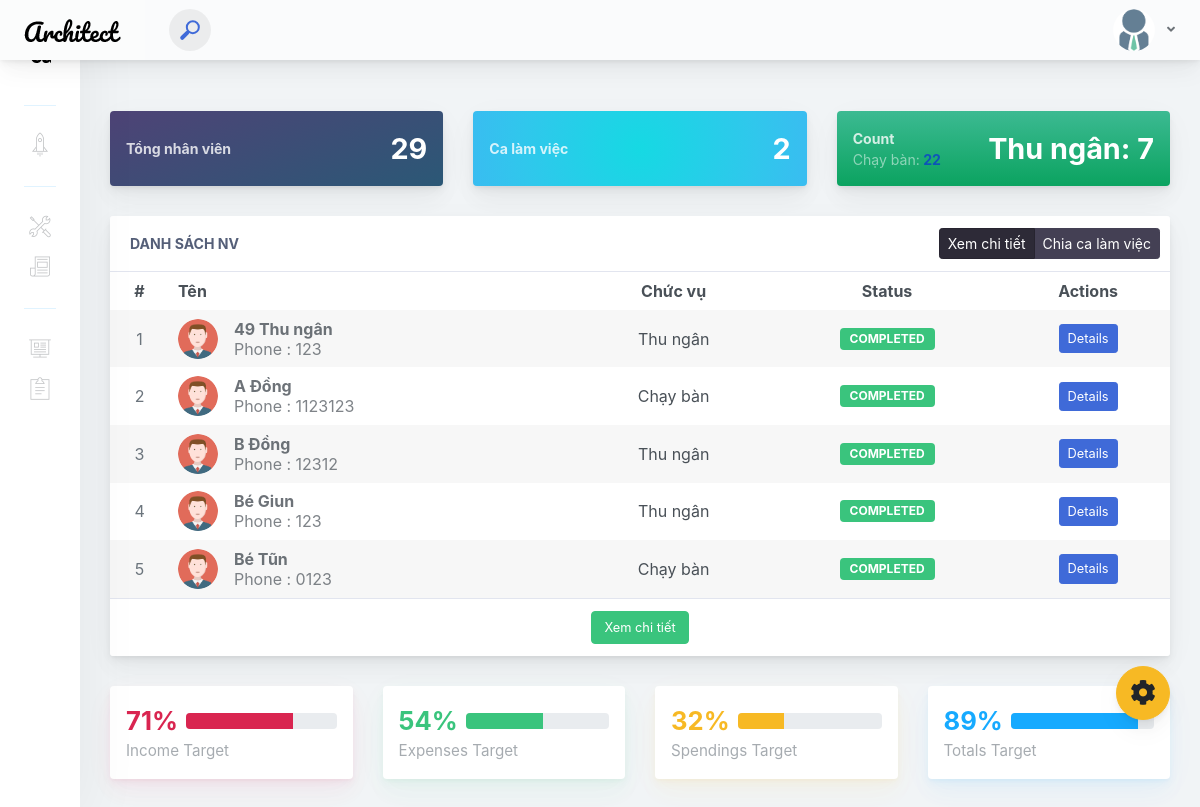
The page / on the database its author committed.
### tables this page shows
CREATE TABLE `nhanvien` (
  `id` int(20) UNSIGNED NOT NULL,
  `ten` varchar(60) DEFAULT NULL,
  `sdt` varchar(60) DEFAULT NULL,
  `chucvu` varchar(50) NOT NULL,
  `calamviec` varchar(20) NOT NULL,
  `ghichu` text NOT NULL,
  `count` varchar(150) NOT NULL
);

### index.php (the view, shortened to what the rows shown need)
<?php
include 'lib/database.php';
?>
<!doctype html>
<html lang="vi">
<?php include 'head.php';?>
<body>
    <div class="app-container app-theme-white body-tabs-shadow fixed-sidebar fixed-header">
                <div class="app-main">
                <div class="app-sidebar sidebar-shadow">
<?php
$filepath = realpath(dirname(__FILE__));
                                            include_once ($filepath.'/classes/nhanvien.php');
                                            $i=1;
                                            $cs = new nhanvien();
?>
                </div>    <div class="app-main__outer">
                    <div class="app-main__inner">
                        <div class="row">
                            <div class="col-md-12">
                                <div class="main-card mb-3 card">
                                    <div class="table-responsive">
                                        <table class="align-middle mb-0 table table-borderless table-striped table-hover">
                                            <thead>
                                            <tr>
                                                <th class="text-center">#</th>
                                                <th>Tên</th>
                                                <th class="text-center">Chức vụ</th>
                                                <th class="text-center">Status</th>
                                                <th class="text-center">Actions</th>
                                            </tr>
                                            </thead>
                                            <tbody>
                                            <?php
                                            $get_nv = $cs->show5_nhanvien();
                                                            if($get_nv){
                                                                while ($result = $get_nv->fetch_assoc())
                                                                {
                                            ?>
                                            <tr>
                                                <td class="text-center text-muted"><?=$i++?></td>
                                                <td>
                                                    <div class="widget-content p-0">
                                                        <div class="widget-content-wrapper">
                                                            <div class="widget-content-left mr-3">
                                                                <div class="widget-content-left">
                                                                    <img width="40" class="rounded-circle" src="assets/images/avatars/images.png" alt="">
                                                                </div>
                                                            </div>
                                                            <div class="widget-content-left flex2">
                                                                <div class="widget-heading"><?=$result['ten']?></div>
                                                                <div class="widget-subheading opacity-7">Phone : <?=$result['sdt']?></div>
                                                            </div>
                                                        </div>
                                                    </div>
                                                </td>
                                                <td class="text-center" title="SĐT : <?=$result['sdt']?>"><?=$result['chucvu']?></td>
                                                <td class="text-center">
                                                    <div class="badge badge-success">Completed</div>
                                                </td>
                                                <td class="text-center">
                                                    <button type="button" id="PopoverCustomT-2" class="btn btn-primary btn-sm">Details</button>
                                                </td>
                                            </tr>
                                            <?php
                                             }
                                            }
                                            else{echo "Lỗi";}
                                            ?>
                                            </tbody>
                                        </table>
                                    </div>
                                </div>
                            </div>
                        </div>
                    </div>
                       </div>
        </div>
    </div>
<script type="text/javascript" src="./assets/scripts/main.js"></script></body>
</html>

### rows shown on the page
nhanvien: ten "49 Thu ngân", sdt "123", chucvu "Thu ngân"
nhanvien: ten "A Đồng", sdt "1123123", chucvu "Chạy bàn"
nhanvien: ten "B Đồng", sdt "12312", chucvu "Thu ngân"
nhanvien: ten "Bé Giun", sdt "123", chucvu "Thu ngân"
nhanvien: ten "Bé Tũn", sdt "0123", chucvu "Chạy bàn"

### other values the page prints
$kq['nv'] "29"
$kq1['nvcb'] "22"
$kq2['nvtn'] "7"
